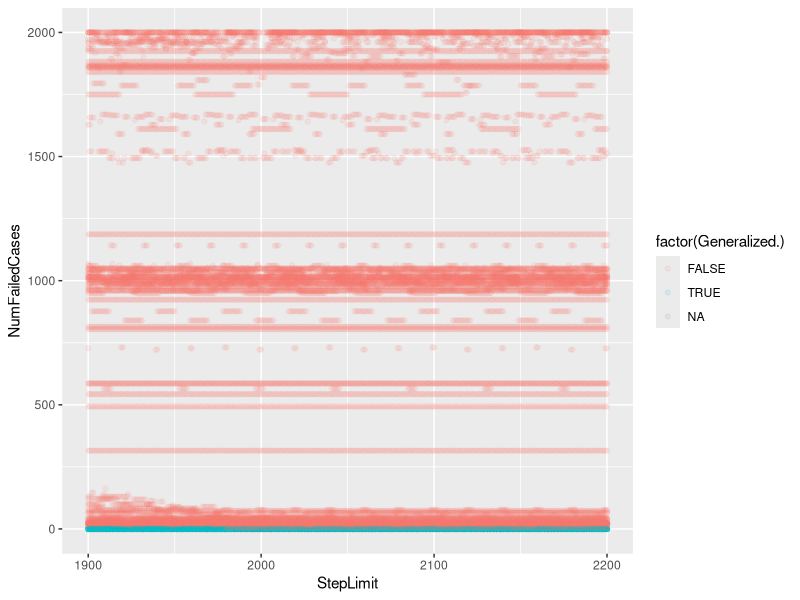
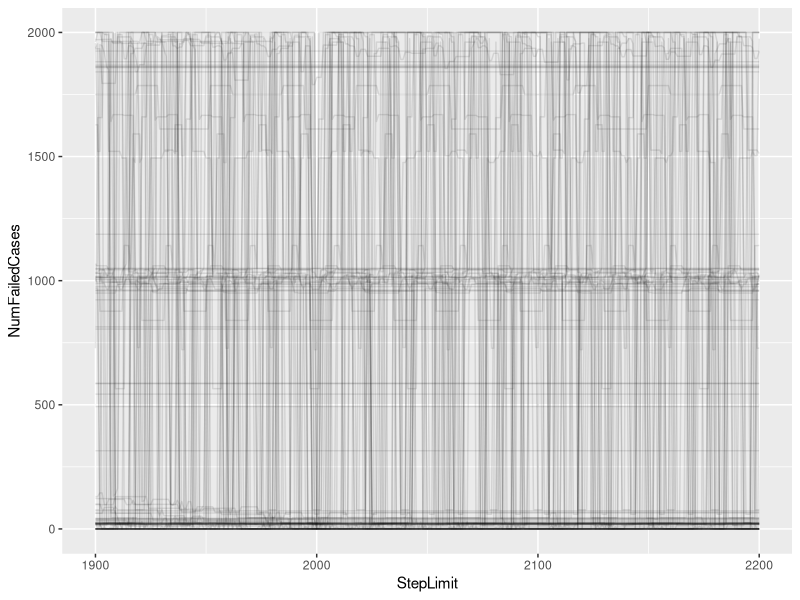
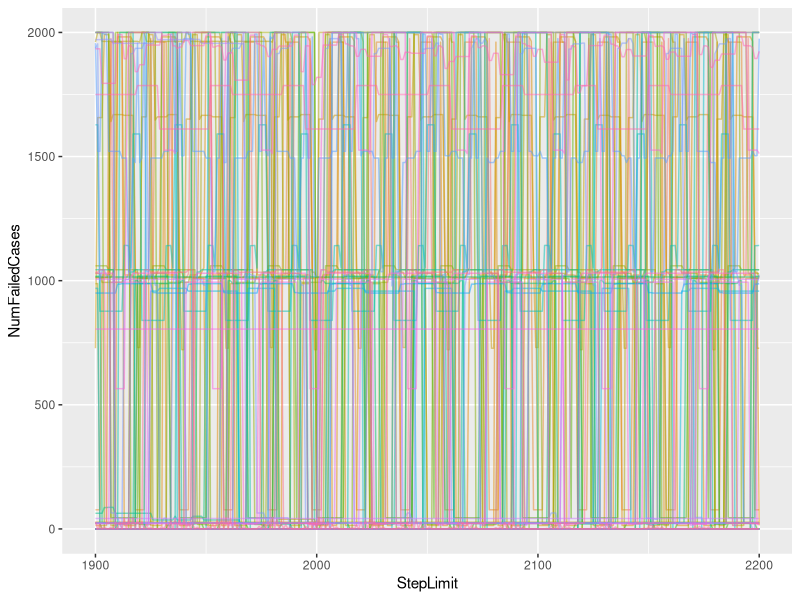
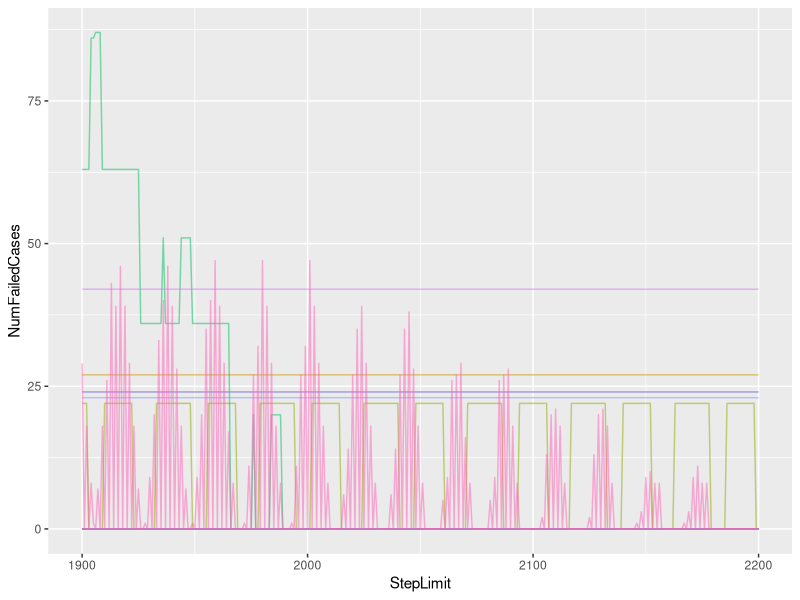
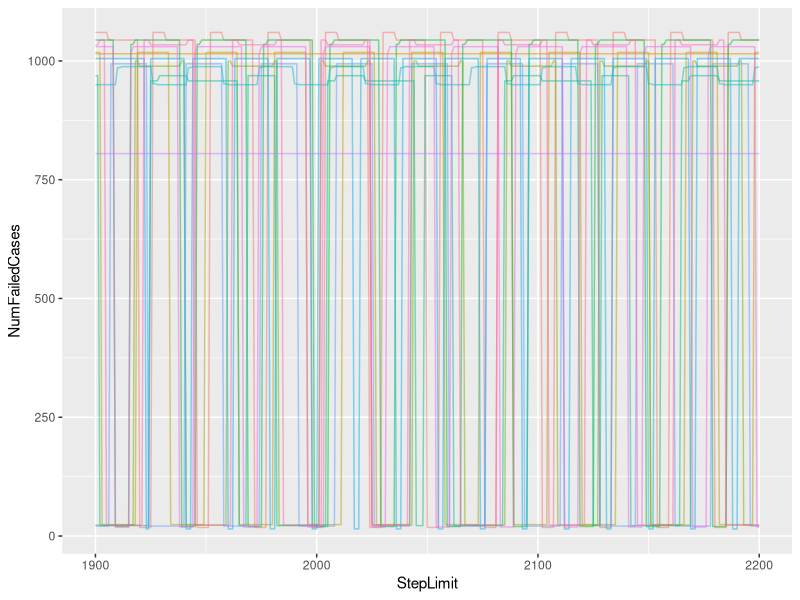
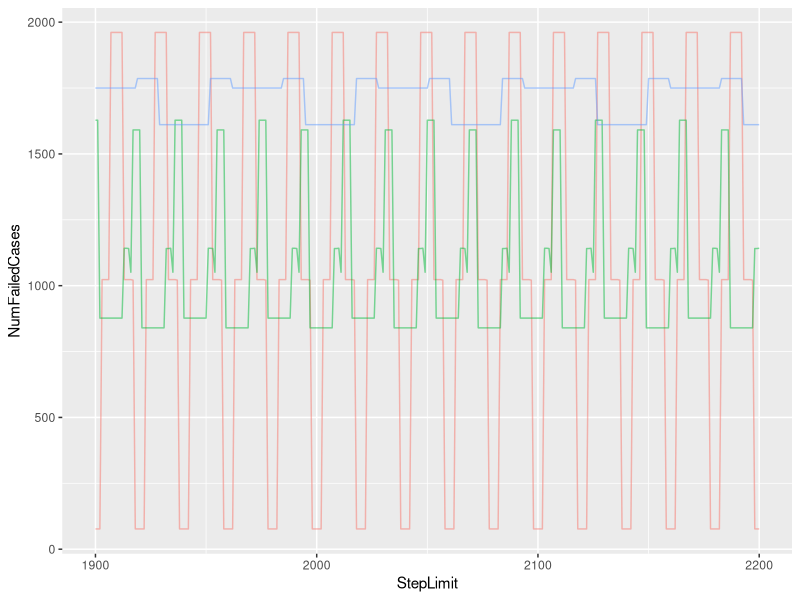
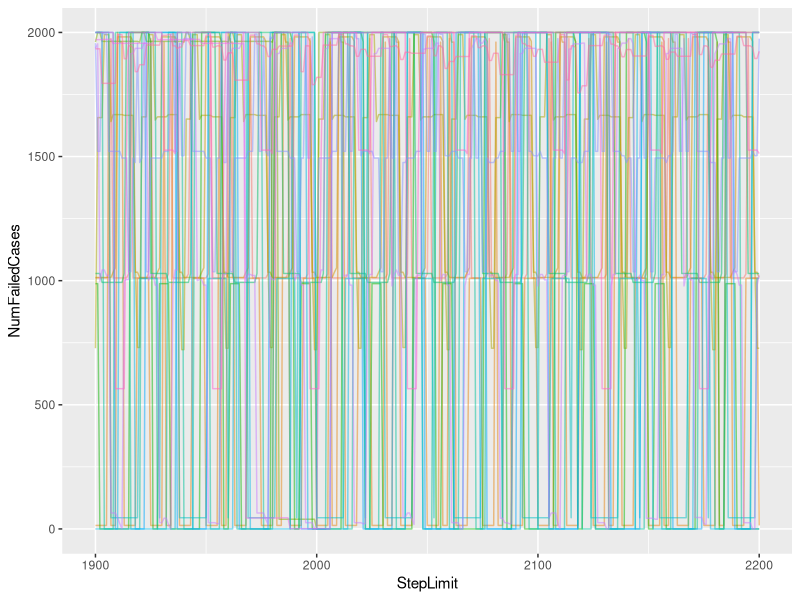
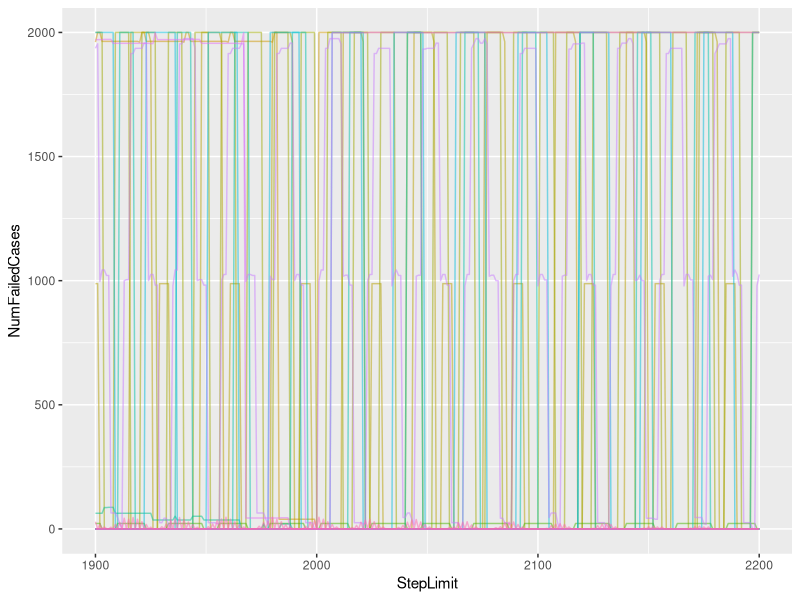

The R source for these figures, in order: (Note: this script raises an error after producing the figures.)
## ---- chunk 1
knitr::opts_chunk$set(echo = TRUE)

library('ggplot2')
library('dplyr')
## ---- chunk 2
researchData = read.table("MiddleCharData.txt", header=T, sep="\t")

researchData$NumFailedCases <- as.numeric(researchData$NumFailedCases)
researchData$TotalError <- as.numeric(researchData$TotalError)
researchData$StepLimit <- as.numeric(researchData$StepLimit)
researchData$FailedByStepLimit <- as.numeric(researchData$FailedByStepLimit)
researchData$RunNumber <- as.numeric(researchData$RunNumber)
researchData$Succeeded. <- as.logical(researchData$Succeeded.)
researchData$Generalized. <- as.logical(researchData$Generalized.)

#plot(x=researchData$StepLimit, y=log(researchData$TotalError)) + geom_point(alpha=0.1)

ggplot(researchData, aes(x=StepLimit, y=NumFailedCases, color=factor(Generalized.))) + geom_point(alpha=0.1)

ggplot(researchData, aes(x=StepLimit, y=NumFailedCases, group=factor(RunNumber))) + geom_line(alpha=0.1)
## ---- chunk 3
researchData$AllFailuresOutOfSteps = (researchData$NumFailedCases == researchData$FailedByStepLimit)

equalFailures = subset(researchData, researchData$AllFailuresOutOfSteps)

nrow(equalFailures)

ggplot(equalFailures, aes(x=StepLimit, y=NumFailedCases, group=factor(RunNumber), color=factor(RunNumber))) + geom_line(alpha=0.5, show.legend=FALSE)
## ---- chunk 4
fewFailedCases <- equalFailures %>%
  group_by(RunNumber) %>%
  filter(max(NumFailedCases) < 250)

ggplot(fewFailedCases, aes(x=StepLimit, y=NumFailedCases, group=factor(RunNumber), color=factor(RunNumber))) + geom_line(alpha=0.5, show.legend=FALSE)
## ---- chunk 5
middleFailedCases <- equalFailures %>%
  group_by(RunNumber) %>%
  filter(max(NumFailedCases) >= 750 && max(NumFailedCases) < 1250)

ggplot(middleFailedCases, aes(x=StepLimit, y=NumFailedCases, group=factor(RunNumber), color=factor(RunNumber))) + geom_line(alpha=0.5, show.legend=FALSE)
## ---- chunk 6
higherFailedCases <- equalFailures %>%
  group_by(RunNumber) %>%
  filter(max(NumFailedCases) >= 1250 && max(NumFailedCases) < 1970)

ggplot(higherFailedCases, aes(x=StepLimit, y=NumFailedCases, group=factor(RunNumber), color=factor(RunNumber))) + geom_line(alpha=0.5, show.legend=FALSE)
## ---- chunk 7
highestFailedCases <- equalFailures %>%
  group_by(RunNumber) %>%
  filter(max(NumFailedCases) >= 1970 && max(NumFailedCases) < 2001)

ggplot(highestFailedCases, aes(x=StepLimit, y=NumFailedCases, group=factor(RunNumber), color=factor(RunNumber))) + geom_line(alpha=0.5, show.legend=FALSE)
## ---- chunk 8
reachesZeroFailedCases <- equalFailures %>%
  group_by(RunNumber) %>%
  filter(min(NumFailedCases) == 0)

ggplot(reachesZeroFailedCases, aes(x=StepLimit, y=NumFailedCases, group=factor(RunNumber), color=factor(RunNumber))) + geom_line(alpha=0.5, show.legend=FALSE)
## ---- chunk 9
run70 <- subset(equalFailures, equalFailures$RunNumber == 70)

ggplot(run70, aes(x=StepLimit, y=NumFailedCases, group=factor(RunNumber), color=factor(RunNumber))) + geom_line(alpha=0.5, show.legend=FALSE)

ggplot(run70, aes(x=as.numeric(StepLimit), y=as.numeric(NumFailedCases), group=factor(RunNumber), color=factor(RunNumber))) + geom_line(alpha=0.5, show.legend=FALSE) + xlim(1950,2020) + ylim(0,50)
## ---- chunk 10
runsRunningOutAt2200 <- subset(researchData, (researchData$StepLimit == 2200) & (researchData$AllFailuresOutOfSteps) & researchData$TotalError > 0 & as.numeric(researchData$NumFailedCases) < 100)$RunNumber

runningOutAt2200 <- researchData %>%
  filter(RunNumber %in% runsRunningOutAt2200)

ggplot(runningOutAt2200, aes(x=StepLimit, y=NumFailedCases, group=factor(RunNumber), color=factor(RunNumber))) + geom_line(alpha=0.5, show.legend=FALSE)
## ---- chunk 11
dataset$AllFailuresOutOfSteps = (dataset$FailedCases == dataset$FailedByStepLimit)

runsRunningOutAt350 <- subset(dataset, dataset$StepLimit == 350 & dataset$AllFailuresOutOfSteps & dataset$TotalError > 0 & dataset$FailedCases < 100)$RunNumber

runningOutAt350 <- dataset %>%
  filter(RunNumber %in% runsRunningOutAt350)

ggplot(runningOutAt350, aes(x=StepLimit, y=FailedCases, group=factor(RunNumber), color=factor(RunNumber))) + geom_line(alpha=0.5, show.legend=FALSE)
## ---- chunk 12
equalFailuresLastIndex = subset(dataset, dataset$AllFailuresOutOfSteps)

lastIndexOutOfSteps <- equalFailuresLastIndex %>%
  group_by(RunNumber) %>%
  filter(min(dataset$FailedCases) == 0)

#generalizedAtSomePoint <- subset(lastIndexOutOfSteps, lastIndexOutOfSteps$TotalError == 0)

generalizedNotAt200 <- subset(lastIndexOutOfSteps, (lastIndexOutOfSteps$StepLimit == 200 & lastIndexOutOfSteps$TotalError > 0))$RunNumber

didntGenAt200 <- dataset %>%
  filter(RunNumber %in% generalizedNotAt200)

generalizedSomewhereNot200 <- subset(didntGenAt200, didntGenAt200$TotalError == 0)$RunNumber

didntGenAt200 <- didntGenAt200 %>%
  filter(RunNumber %in% generalizedSomewhereNot200)

ggplot(didntGenAt200, aes(x=StepLimit, y=FailedCases, group=factor(RunNumber), color=factor(RunNumber))) + geom_line(alpha=0.5, show.legend=FALSE)

## ---- chunk 13
ggplot(didntGenAt200, aes(x=StepLimit, y=FailedCases, group=factor(RunNumber), color=factor(RunNumber))) + geom_line(alpha=0.5, show.legend=FALSE) + xlim(190, 210) + ylim(0, 20)
## ---- chunk 14
someRunNumbersFailingLessThan20 <- head(unique(subset(didntGenAt200, (didntGenAt200$FailedCases < 20) & (didntGenAt200$StepLimit == 200))$RunNumber), 10)

someRunsFailingLessThan20 <- subset(didntGenAt200, didntGenAt200$RunNumber %in% someRunNumbersFailingLessThan20)

ggplot(someRunsFailingLessThan20, aes(x=StepLimit, y=FailedCases, group=factor(RunNumber), color=factor(RunNumber))) + geom_line(alpha=0.5, show.legend=FALSE) + xlim(190, 210) + ylim(0, 20)
